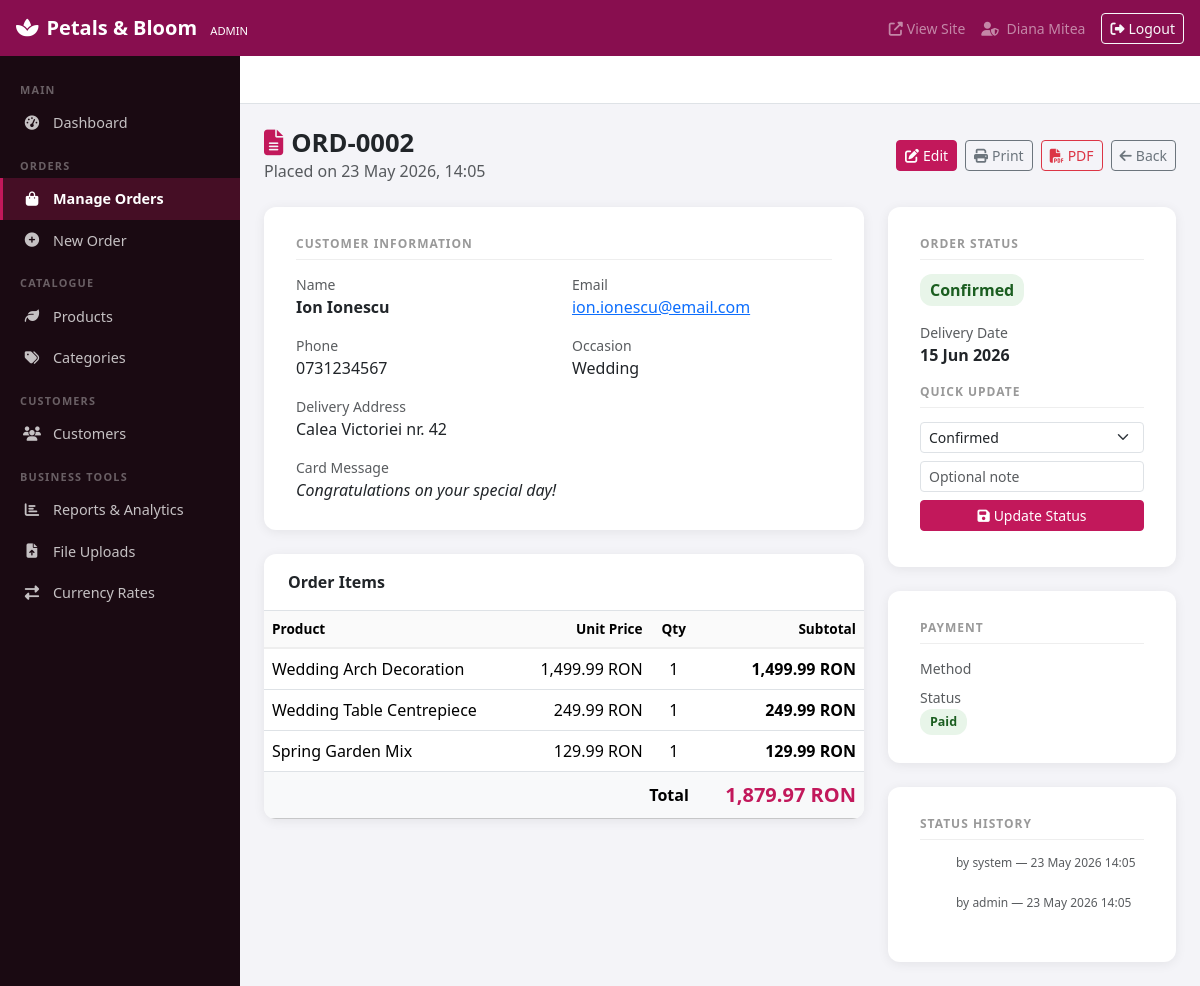
Screenshot of /admin/orders/view.php?id=2 (signed in) with the database file from the repository.
### tables this page shows
CREATE TABLE `orders` (
  `id`               INT UNSIGNED    NOT NULL AUTO_INCREMENT,
  `customer_id`      INT UNSIGNED    DEFAULT NULL,
  `order_code`       VARCHAR(20)     NOT NULL UNIQUE,
  `customer_name`    VARCHAR(100)    NOT NULL,
  `customer_email`   VARCHAR(100)    NOT NULL,
  `customer_phone`   VARCHAR(20)     NOT NULL,
  `delivery_address` VARCHAR(255)    NOT NULL,
  `delivery_city`    VARCHAR(100)    NOT NULL,
  `delivery_date`    DATE            NOT NULL,
  `delivery_time`    VARCHAR(20)     DEFAULT NULL,
  `occasion`         VARCHAR(50)     DEFAULT NULL,
  `card_message`     TEXT            DEFAULT NULL,
  `special_notes`    TEXT            DEFAULT NULL,
  `status`           ENUM('new','pending','confirmed','preparing','out_for_delivery','delivered','cancelled')
                                     NOT NULL DEFAULT 'new',
  `total_price`      DECIMAL(10,2)   NOT NULL DEFAULT 0.00,
  `payment_status`   ENUM('unpaid','paid','refunded') NOT NULL DEFAULT 'unpaid',
  `created_at`       TIMESTAMP       DEFAULT CURRENT_TIMESTAMP,
  `updated_at`       TIMESTAMP       DEFAULT CURRENT_TIMESTAMP ON UPDATE CURRENT_TIMESTAMP,
  PRIMARY KEY (`id`),
  CONSTRAINT `fk_orders_customer`
    FOREIGN KEY (`customer_id`) REFERENCES `customers`(`id`)
    ON DELETE SET NULL ON UPDATE CASCADE
);

CREATE TABLE `order_items` (
  `id`           INT UNSIGNED    NOT NULL AUTO_INCREMENT,
  `order_id`     INT UNSIGNED    NOT NULL,
  `product_id`   INT UNSIGNED    DEFAULT NULL,
  `product_name` VARCHAR(150)    NOT NULL,
  `quantity`     INT             NOT NULL DEFAULT 1,
  `unit_price`   DECIMAL(10,2)   NOT NULL,
  `subtotal`     DECIMAL(10,2)   NOT NULL,
  PRIMARY KEY (`id`),
  CONSTRAINT `fk_items_order`
    FOREIGN KEY (`order_id`) REFERENCES `orders`(`id`)
    ON DELETE CASCADE ON UPDATE CASCADE,
  CONSTRAINT `fk_items_product`
    FOREIGN KEY (`product_id`) REFERENCES `products`(`id`)
    ON DELETE SET NULL ON UPDATE CASCADE
);

CREATE TABLE `products` (
  `id`             INT UNSIGNED    NOT NULL AUTO_INCREMENT,
  `category_id`    INT UNSIGNED    NOT NULL,
  `name`           VARCHAR(150)    NOT NULL,
  `description`    TEXT            DEFAULT NULL,
  `price`          DECIMAL(10,2)   NOT NULL,
  `stock_quantity` INT             NOT NULL DEFAULT 0,
  `image_path`     VARCHAR(255)    DEFAULT NULL,
  `is_active`      TINYINT(1)      NOT NULL DEFAULT 1,
  `created_at`     TIMESTAMP       DEFAULT CURRENT_TIMESTAMP,
  PRIMARY KEY (`id`),
  CONSTRAINT `fk_products_category`
    FOREIGN KEY (`category_id`) REFERENCES `categories`(`id`)
    ON UPDATE CASCADE ON DELETE RESTRICT
);

CREATE TABLE `status_history` (
  `id`          INT UNSIGNED    NOT NULL AUTO_INCREMENT,
  `order_id`    INT UNSIGNED    NOT NULL,
  `old_status`  VARCHAR(50)     DEFAULT NULL,
  `new_status`  VARCHAR(50)     NOT NULL,
  `changed_by`  VARCHAR(100)    DEFAULT NULL,
  `notes`       TEXT            DEFAULT NULL,
  `changed_at`  TIMESTAMP       DEFAULT CURRENT_TIMESTAMP,
  PRIMARY KEY (`id`),
  CONSTRAINT `fk_history_order`
    FOREIGN KEY (`order_id`) REFERENCES `orders`(`id`)
    ON DELETE CASCADE ON UPDATE CASCADE
);

### admin/orders/view.php (the view, shortened to what this page needs)
<?php
$conn      = getDbConnection();
$id        = (int)($_GET['id'] ?? 0);
$stmt = $conn->prepare(
    "SELECT * FROM orders WHERE id = ?"
);
$stmt->bind_param('i', $id);
$stmt->execute();
$order = $stmt->get_result()->fetch_assoc();
$items = $conn->prepare(
    "SELECT oi.*, p.name AS product_name FROM order_items oi
     LEFT JOIN products p ON oi.product_id = p.id
     WHERE oi.order_id = ?"
);
$items->bind_param('i', $id);
$items->execute();
$items = $items->get_result()->fetch_all(MYSQLI_ASSOC);
$history = $conn->prepare(
    "SELECT * FROM status_history WHERE order_id = ? ORDER BY changed_at ASC"
);
$history->bind_param('i', $id);
$history->execute();
$history = $history->get_result()->fetch_all(MYSQLI_ASSOC);
include __DIR__ . '/../includes/header.php';
?>
<div class="page-header">
  <div>
    <h1><i class="fa fa-file-alt me-2 text-primary-custom"></i><?= htmlspecialchars($order['order_code'], ENT_QUOTES, 'UTF-8') ?></h1>
    <p class="text-muted mb-0">Placed on <?= htmlspecialchars(date('d M Y, H:i', strtotime($order['created_at'])), ENT_QUOTES, 'UTF-8') ?></p>
  </div>
  <div class="d-flex gap-2 flex-wrap">
    <a href="<?= $adminBase ?>/orders/edit.php?id=<?= $id ?>" class="btn btn-primary btn-sm">
      <i class="fa fa-edit me-1"></i>Edit
    </a>
    <a href="<?= $adminBase ?>/orders/print.php?id=<?= $id ?>" class="btn btn-outline-secondary btn-sm" target="_blank">
      <i class="fa fa-print me-1"></i>Print
    </a>
    <a href="<?= $adminBase ?>/orders/pdf.php?id=<?= $id ?>" class="btn btn-outline-danger btn-sm" target="_blank">
      <i class="fa fa-file-pdf me-1"></i>PDF
    </a>
    <a href="<?= $adminBase ?>/orders/index.php" class="btn btn-outline-secondary btn-sm">
      <i class="fa fa-arrow-left me-1"></i>Back
    </a>
  </div>
</div>
<div class="row g-4">
  <div class="col-lg-8">
    <div class="admin-form-card mb-4">
      <div class="form-section-title">Customer Information</div>
      <div class="row g-3">
        <div class="col-md-6">
          <small class="text-muted d-block">Name</small>
          <strong><?= htmlspecialchars($order['customer_name'], ENT_QUOTES, 'UTF-8') ?></strong>
        </div>
        <div class="col-md-6">
          <small class="text-muted d-block">Email</small>
          <a href="mailto:<?= htmlspecialchars($order['customer_email'], ENT_QUOTES, 'UTF-8') ?>">
            <?= htmlspecialchars($order['customer_email'], ENT_QUOTES, 'UTF-8') ?>
          </a>
        </div>
        <div class="col-md-6">
          <small class="text-muted d-block">Phone</small>
          <?= htmlspecialchars($order['customer_phone'], ENT_QUOTES, 'UTF-8') ?>
        </div>
        <div class="col-md-6">
          <small class="text-muted d-block">Occasion</small>
          <?= htmlspecialchars(ucfirst(str_replace('_',' ',$order['occasion']??'')), ENT_QUOTES, 'UTF-8') ?>
        </div>
        <div class="col-12">
          <small class="text-muted d-block">Delivery Address</small>
          <?= nl2br(htmlspecialchars($order['delivery_address'], ENT_QUOTES, 'UTF-8')) ?>
        </div>
        <?php if ($order['card_message']): ?>
        <div class="col-12">
          <small class="text-muted d-block">Card Message</small>
          <em><?= htmlspecialchars($order['card_message'], ENT_QUOTES, 'UTF-8') ?></em>
        </div>
        <?php endif; ?>
      </div>
    </div>
    <div class="admin-table mb-4">
      <div class="px-4 py-3 border-bottom fw-bold">Order Items</div>
      <table class="table table-hover mb-0">
        <thead><tr><th>Product</th><th class="text-end">Unit Price</th><th class="text-center">Qty</th><th class="text-end">Subtotal</th></tr></thead>
        <tbody>
          <?php foreach ($items as $it): ?>
          <tr>
            <td><?= htmlspecialchars($it['product_name'] ?? 'Deleted product', ENT_QUOTES, 'UTF-8') ?></td>
            <td class="text-end"><?= number_format((float)$it['unit_price'], 2) ?> RON</td>
            <td class="text-center"><?= (int)$it['quantity'] ?></td>
            <td class="text-end fw-semibold"><?= number_format((float)$it['subtotal'], 2) ?> RON</td>
          </tr>
          <?php endforeach; ?>
        </tbody>
        <tfoot>
          <tr class="table-light">
            <td colspan="3" class="text-end fw-bold">Total</td>
            <td class="text-end fw-bold text-primary-custom fs-5">
              <?= number_format((float)$order['total_price'], 2) ?> RON
            </td>
          </tr>
        </tfoot>
      </table>
    </div>
  </div>
  <div class="col-lg-4">
    <div class="admin-form-card mb-4">
      <div class="form-section-title">Order Status</div>
      <div class="mb-3">
        <span class="status-badge status-<?= htmlspecialchars($order['status'], ENT_QUOTES, 'UTF-8') ?> fs-6">
          <?= htmlspecialchars(ucfirst(str_replace('_',' ',$order['status'])), ENT_QUOTES, 'UTF-8') ?>
        </span>
      </div>
      <div class="mb-3">
        <small class="text-muted d-block">Delivery Date</small>
        <strong><?= htmlspecialchars(date('d M Y', strtotime($order['delivery_date'])), ENT_QUOTES, 'UTF-8') ?></strong>
      </div>
      <div class="form-section-title mt-3">Quick Update</div>
      <select id="quickStatus" class="form-select form-select-sm mb-2">
        <?php foreach (['new','pending','confirmed','preparing','out_for_delivery','delivered','cancelled'] as $s): ?>
          <option value="<?= $s ?>" <?= $order['status'] === $s ? 'selected' : '' ?>>
            <?= ucfirst(str_replace('_',' ',$s)) ?>
          </option>
        <?php endforeach; ?>
      </select>
      <input type="text" id="quickNote" class="form-control form-control-sm mb-2" placeholder="Optional note">
      <button type="button" id="updateStatusBtn" class="btn btn-primary btn-sm w-100">
        <i class="fa fa-save me-1"></i>Update Status
      </button>
    </div>
    <div class="admin-form-card mb-4">
      <div class="form-section-title">Payment</div>
      <div class="mb-2">
        <small class="text-muted d-block">Method</small>
      </div>
      <div>
        <small class="text-muted d-block">Status</small>
        <span class="status-badge payment-<?= htmlspecialchars($order['payment_status'], ENT_QUOTES, 'UTF-8') ?>">
          <?= htmlspecialchars(ucfirst($order['payment_status']), ENT_QUOTES, 'UTF-8') ?>
        </span>
      </div>
    </div>
    <div class="admin-form-card">
      <div class="form-section-title">Status History</div>
      <div class="order-timeline">
        <?php foreach ($history as $h): ?>
        <div class="timeline-item d-flex gap-3 mb-3">
          <div class="flex-shrink-0">
            <span class="status-badge status-<?= htmlspecialchars($h['status'], ENT_QUOTES, 'UTF-8') ?> small">
            </span>
          </div>
          <div>
            <div class="text-muted" style="font-size:.75rem">
              by <?= htmlspecialchars($h['changed_by'] ?? 'System', ENT_QUOTES, 'UTF-8') ?>
              — <?= htmlspecialchars(date('d M Y H:i', strtotime($h['changed_at'])), ENT_QUOTES, 'UTF-8') ?>
            </div>
          </div>
        </div>
        <?php endforeach; ?>
      </div>
    </div>
  </div>
</div>
<?php include __DIR__ . '/../includes/footer.php'; ?>

### assets/css/admin.css (style rules this page uses)
:root { --admin-sidebar-w: 240px; --admin-topnav-h: 56px; --sidebar-bg: #1a0a12; --sidebar-hover: #2d1020; --sidebar-active: #c2185b; --admin-primary: #c2185b; --admin-primary-dk: #880e4f; }
body.admin-body { background: #f4f4f8; margin: 0; font-family: 'Segoe UI', sans-serif; }
.admin-table { background: #fff; border-radius: 12px; box-shadow: 0 2px 12px rgba(0,0,0,.07); overflow: hidden; }
.admin-table thead th { background: #fafafa; font-weight: 600; font-size: .85rem; border-bottom: 2px solid #eee; }
.admin-form-card { background: #fff; border-radius: 12px; box-shadow: 0 2px 12px rgba(0,0,0,.07); padding: 28px 32px; }
.form-section-title { font-size: .75rem; font-weight: 700; text-transform: uppercase; letter-spacing: 1px; color: #999; margin-bottom: 14px; padding-bottom: 6px; border-bottom: 1px solid #eee; }
.status-badge { display:inline-block; padding:4px 10px; border-radius:12px; font-size:.78rem; font-weight:600; }
.status-confirmed { background:#e8f5e9; color:#1b5e20; }
.payment-paid { background:#e8f5e9; color:#1b5e20; }
.btn-primary { background: var(--admin-primary); border-color: var(--admin-primary); }
.text-primary-custom { color: var(--admin-primary) !important; }
.page-header { display: flex; justify-content: space-between; align-items: center; flex-wrap: wrap; gap: 12px; margin-bottom: 24px; }
.page-header h1 { font-size: 1.6rem; font-weight: 700; margin: 0; }

### rows the page displays
orders: order_code "ORD-0002", created_at "23 May 2026, 14:05", customer_name "Ion Ionescu", customer_email "ion.ionescu@email.com", customer_phone "0731234567", occasion "Wedding", delivery_address "Calea Victoriei nr. 42", card_message "Congratulations on your special day!", total_price "1,879.97", status "Confirmed", delivery_date "15 Jun 2026", status.new_status "Confirmed", payment_status "Paid"
order_items: product.name "Wedding Arch Decoration", unit_price "1,499.99", quantity "1", subtotal "1,499.99"
order_items: product.name "Wedding Table Centrepiece", unit_price "249.99", quantity "1", subtotal "249.99"
order_items: product.name "Spring Garden Mix", unit_price "129.99", quantity "1", subtotal "129.99"
status_history: changed_by "system", changed_at "23 May 2026 14:05"
status_history: changed_by "admin", changed_at "23 May 2026 14:05"

### other values shown
$_SESSION['admin_name'] "Diana Mitea"
